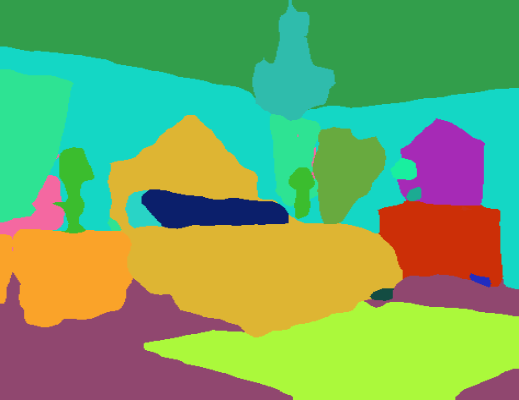
#> input picture bed_out.png, 519 x 400 px
$ python interactive_plots_clusters_with_box.py   (older library calls are emulated)
#> lines starting #> are read from the running program, lines starting #| are printed output that depends on the picture; after the words box and inside, x2 and y2 are one past the last pixel; in counts of white or black regions, pixels touching at a corner belong together; long printed decimals are rounded
#!/usr/bin/env python3
# -*- coding: utf-8 -*-
"""
Created on Mon Mar  2 09:37:19 2020

@author: craig
"""


'''
# =============================================================================
# Drive this from terminal window
# =============================================================================
'''
from PIL import Image
import os.path

from skimage.color import rgb2gray
import numpy as np
import cv2
import matplotlib.pyplot as plt
#%matplotlib inline
from scipy import ndimage
from skimage.io import imsave


from skimage.filters import sobel,gaussian,hessian,frangi,laplace,median
from skimage.color import rgb2gray

from sklearn.cluster import KMeans


pic = cv2.imread('bed_out.png')/255
#pic = plt.imread('bed_out.jpg')/255  # dividing by 255 to bring the pixel values between 0 and 1
print()
print('Original Shape of Picture', pic.shape)
#| Original Shape of Picture (400, 519, 3)

#plt.figure(0)
#plt.imshow(pic)

pic_n = pic.reshape(pic.shape[0]*pic.shape[1], pic.shape[2])
print()
print('New Shape for Picture (pic_n) after being flattened', pic_n.shape)
#| New Shape for Picture (pic_n) after being flattened (207600, 3)

'''
              Predict Clusters
      fit(pic_n) which is the flattened pic image
'''
kmeans = KMeans(n_clusters=20, random_state=0).fit(pic_n)
pic2show = kmeans.cluster_centers_[kmeans.labels_]

'''
     reshape new  pic2show and call it cluster_pic
'''
cluster_pic = pic2show.reshape(pic.shape[0], pic.shape[1], pic.shape[2])
print()
print('New Shape for Picture (cluster_pic) after being UN-flattened', cluster_pic.shape)
#| New Shape for Picture (cluster_pic) after being UN-flattened (400, 519, 3)

print()
print('Full set of kMeans cluster centers arrays:')
print(kmeans.cluster_centers_)
#| [[0.4199 0.1223 0.04336]
#|  [0.1615 0.6384  0.9795]
#|  [0.4918 0.725 0.2442]
#|  [0.4348 0.2786 0.5648]
#|  [0.2314 0.9761 0.6707]
#|  [0.02904 0.1851 0.7992]
#|  [0.2945 0.6198 0.196]
#|  [0.772 0.8428 0.08048  ]
#|  [0.7136 0.1668 0.6493]
#|  [0.6296 0.4107 0.9523 ]
#|  [0.2002 0.7096 0.8701]
#|  [0.2488  0.6662 0.4073]
#> (further printed lines are left out)

# save new clusters for chart
y_km = kmeans.fit_predict(pic2show)


print()
print('original shape of y_km fit_predicted:', y_km.shape)
#| original shape of y_km fit_predicted: (207600,)
#print('pic.shape 0, 1 and 2: (', pic.shape[0], pic.shape[1], pic.shape[2], ')')
y_km_image = y_km.reshape(pic.shape[0], pic.shape[1])
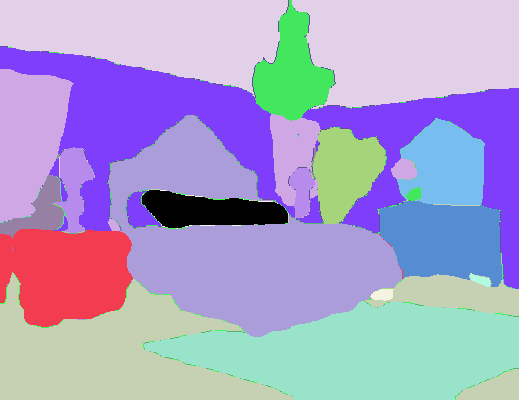
#> y_km_image: shape (400, 519) int32; 20 distinct labels, from 0 to 19; one colour per label, 0 black
print()
print('New shape of y_km_as an image', y_km_image.shape)
#| New shape of y_km_as an image (400, 519)
print()
print()

data =np.around(median(rgb2gray(cluster_pic*1))) #averagint
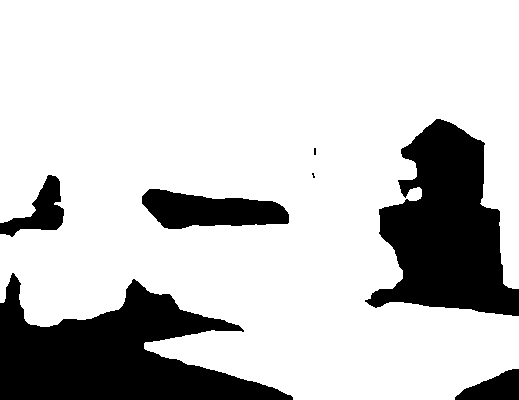
#> data: shape (400, 519) float64; values 0 (black) and 1 (white), 78.7% white; 7 black regions (2 under 20 px), largest, box (x1, y1, x2, y2) and area: (0, 273, 293, 400) 19667, (365, 119, 519, 316) 17652, (142, 189, 289, 229) 3970, (0, 175, 64, 237) 1683, (455, 369, 519, 400) 1252


'''
     **** Create interactive Plot ****
'''
print()
print('Create interactive Plot')
print()

#import mpldatacursor
from mpldatacursor import datacursor

fig, ax = plt.subplots()
#ax.imshow(cluster_pic, interpolation='none')
#ax.imshow(data, interpolation='none')
ax.imshow(y_km_image, interpolation='none')

#mpldatacursor.datacursor(hover=True, bbox=dict(alpha=1, fc='w'))
datacursor(display='single')
#> (this line was passed over: mpldatacursor is not available in this run)
plt.show()


'''
 Create labels for labeled image that will be saved
'''
print()
print('Create Labels for plot to be saved')
print()


label = np.zeros(y_km_image.shape )
#label[out ==0] = 0  #walls
#label[out ==8] = 8 #window with no drapes

#label[y_km_image ==4] = 0.6 #rug
#label[y_km_image >14 & y_km_image <15] = .95 #most of the boundaries
#label[y_km_image <16] = .95 #most of the boundaries

label[y_km_image ==4]  = .9 #bed
#label[y_km_image ==4] = 0.6 #rug

#label[out ==15] = 15 #table
#label[out ==57] = 57 #edge of pillows
#label[out ==39] = 39 #pillows
#label[y_km_image ==2]  = .8 #bed
#label[out ==5]  = 55 #ceiling
#label[out ==3]  = 3 #floor and dark parts
#label[out ==85] = 85 #fchandalier
#label[out ==18] = 99 #windows with drapes
#label[out ==3] = 3 #floor
#label[out ==36] = 36 #lamps
#label[out ==10] = 10 #back wall dresser
#label[out ==17] = 79 #plant in corner
#label[out ==22 ] = 99 #plant in corne


'''
 Save labeled image
'''
print()
print('Save Labeled Image')
print()

#### for images scaled 0 to 1
img_out1=os.path.join('segs/' + 'cluster_pic.png')
#############im = Image.fromarray(label)
############im = label.convert("L")
#imsave(img_out,cluster_pic)
#> (the run stopped early here; a loop or call above may not have finished)
